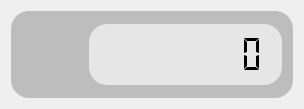
<?xml version="1.0" encoding="UTF-8"?>
<ui version="4.0">
 <class>PopupClockClass</class>
 <widget class="QWidget" name="PopupClockClass">
  <property name="geometry">
   <rect>
    <x>0</x>
    <y>0</y>
    <width>304</width>
    <height>109</height>
   </rect>
  </property>
  <property name="windowTitle">
   <string>PopupClock</string>
  </property>
  <layout class="QGridLayout" name="gridLayout">
   <item row="1" column="0">
    <widget class="QFrame" name="frame1">
     <property name="styleSheet">
      <string notr="true">QFrame#frame1{
background-color:rgb(189, 189, 189);
border-radius:18px;
}</string>
     </property>
     <property name="frameShape">
      <enum>QFrame::StyledPanel</enum>
     </property>
     <property name="frameShadow">
      <enum>QFrame::Raised</enum>
     </property>
     <layout class="QHBoxLayout" name="horizontalLayout">
      <item>
       <widget class="DrawClock" name="widget" native="true">
        <property name="sizePolicy">
         <sizepolicy hsizetype="Fixed" vsizetype="Fixed">
          <horstretch>0</horstretch>
          <verstretch>0</verstretch>
         </sizepolicy>
        </property>
        <property name="minimumSize">
         <size>
          <width>61</width>
          <height>61</height>
         </size>
        </property>
        <property name="maximumSize">
         <size>
          <width>61</width>
          <height>61</height>
         </size>
        </property>
       </widget>
      </item>
      <item>
       <widget class="QFrame" name="frame_3">
        <property name="sizePolicy">
         <sizepolicy hsizetype="Preferred" vsizetype="Fixed">
          <horstretch>0</horstretch>
          <verstretch>0</verstretch>
         </sizepolicy>
        </property>
        <property name="minimumSize">
         <size>
          <width>0</width>
          <height>61</height>
         </size>
        </property>
        <property name="maximumSize">
         <size>
          <width>16777215</width>
          <height>61</height>
         </size>
        </property>
        <property name="styleSheet">
         <string notr="true">QFrame#frame_3{
background-color:rgb(230, 230, 230);
border-radius:18px;
}</string>
        </property>
        <property name="frameShape">
         <enum>QFrame::StyledPanel</enum>
        </property>
        <property name="frameShadow">
         <enum>QFrame::Raised</enum>
        </property>
        <layout class="QGridLayout" name="gridLayout_3">
         <item row="0" column="0">
          <widget class="QLCDNumber" name="lcdNumber">
           <property name="autoFillBackground">
            <bool>false</bool>
           </property>
           <property name="frameShape">
            <enum>QFrame::NoFrame</enum>
           </property>
           <property name="digitCount">
            <number>8</number>
           </property>
           <property name="segmentStyle">
            <enum>QLCDNumber::Flat</enum>
           </property>
          </widget>
         </item>
        </layout>
       </widget>
      </item>
     </layout>
    </widget>
   </item>
  </layout>
 </widget>
 <layoutdefault spacing="6" margin="11"/>
 <customwidgets>
  <customwidget>
   <class>DrawClock</class>
   <extends>QWidget</extends>
   <header>DrawClock.h</header>
   <container>1</container>
  </customwidget>
 </customwidgets>
 <resources/>
 <connections/>
</ui>
